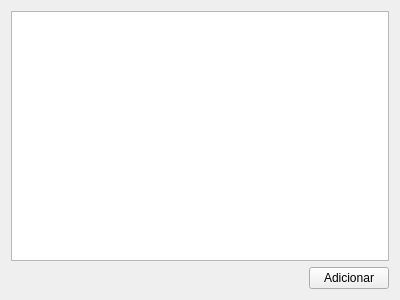
<?xml version="1.0" encoding="UTF-8"?>
<ui version="4.0">
 <class>Widget</class>
 <widget class="QWidget" name="Widget">
  <property name="geometry">
   <rect>
    <x>0</x>
    <y>0</y>
    <width>400</width>
    <height>300</height>
   </rect>
  </property>
  <property name="windowTitle">
   <string>Widget</string>
  </property>
  <layout class="QVBoxLayout" name="verticalLayout">
   <item>
    <widget class="QTableWidget" name="tabela"/>
   </item>
   <item>
    <layout class="QHBoxLayout" name="horizontalLayout">
     <item>
      <spacer name="horizontalSpacer">
       <property name="orientation">
        <enum>Qt::Horizontal</enum>
       </property>
       <property name="sizeHint" stdset="0">
        <size>
         <width>40</width>
         <height>20</height>
        </size>
       </property>
      </spacer>
     </item>
     <item>
      <widget class="QPushButton" name="adicionar">
       <property name="text">
        <string>Adicionar</string>
       </property>
      </widget>
     </item>
    </layout>
   </item>
  </layout>
 </widget>
 <layoutdefault spacing="6" margin="11"/>
 <resources/>
 <connections/>
</ui>
